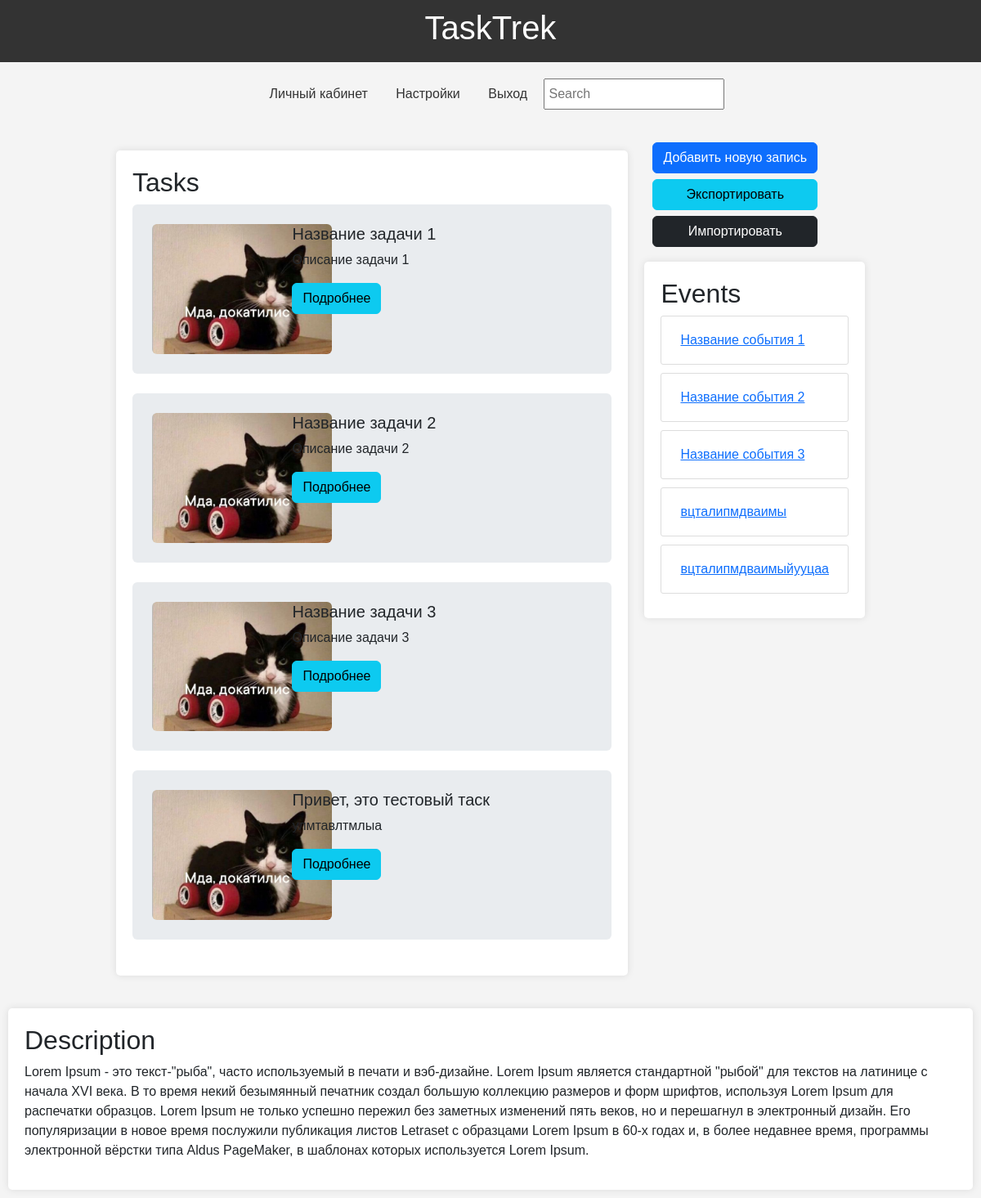
Page / (signed in) on the earlier database version.
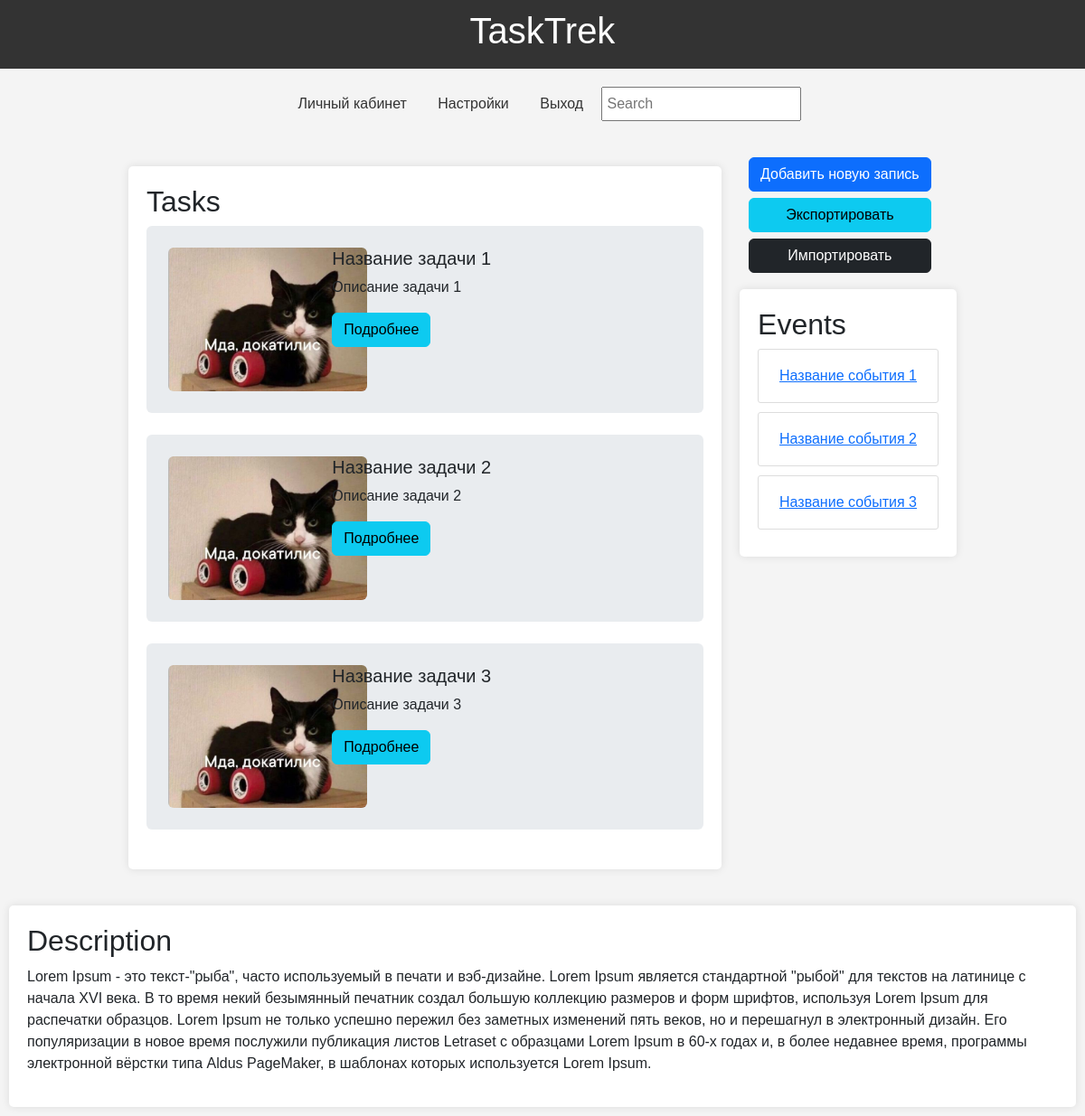
Same page on the later database version.
### app.py (models this page shows)
class Task(db.Model):
    __tablename__ = 'tasks'
    task_id = db.Column(db.Integer, primary_key=True, autoincrement=True)
    user_id = db.Column(db.Integer, db.ForeignKey('users.user_id'), nullable=False)
    title = db.Column(db.String(255), nullable=False)
    description = db.Column(db.Text)
    due_date = db.Column(db.Date)
    priority = db.Column(db.Integer, default=1)
    status = db.Column(db.String(50))
    __table_args__ = (
        db.CheckConstraint('priority >= 1 AND priority <= 10', name='check_priority_range'),
    )

class Event(db.Model):
    __tablename__ = 'events'
    event_id = db.Column(db.Integer, primary_key=True, autoincrement=True)
    user_id = db.Column(db.Integer, db.ForeignKey('users.user_id'), nullable=False)
    title = db.Column(db.String(255), nullable=False)
    description = db.Column(db.Text)
    event_date = db.Column(db.DateTime)

### app.py (the view)
@app.route('/', methods=['GET', 'POST'])
@login_required
def index():
    user_id = current_user.user_id
    tasks = Task.query.filter_by(user_id=user_id).all()
    events = Event.query.filter_by(user_id=user_id).all()
    form = ImportForm()
    return render_template('index.html', tasks=tasks, events=events, form=form)

### app.py
class ImportForm(FlaskForm):
    csv_file = FileField('CSV файл', validators=[
        FileRequired(),
        FileAllowed(['csv'], 'Только CSV файлы!')
    ])

### app.py (called while the page is built)
@login_manager.user_loader  # запоминает id user'а для сессии
def load_user(user_id):
    return User.query.get(int(user_id))

### templates/index.html (shortened to what this page needs)
<!DOCTYPE html>
<html lang="ru">
<head>
    <link href="https://cdn.jsdelivr.net/npm/bootstrap@5.3.3/dist/css/bootstrap.min.css" rel="stylesheet">
    <link rel="stylesheet" href="{{ url_for('static', filename='styles.css') }}">
</head>
<body>
    <header>
        <h1>TaskTrek</h1>
    </header>
    <nav>
        <a href="/profile">Личный кабинет</a>
        <a href="/settings">Настройки</a>
        <a href="/logout">Выход</a>
        <input type="search" placeholder="Search" style="padding: 5px;">
    </nav>
    <div class="container">
        <div class="tasks">
            <h2>Tasks</h2>
            {% for task in tasks %}
            <div class="row g-0 bg-body-secondary position-relative rounded">
                <div class="col-md-4 mb-md-0 p-md-4">
                    <img src="{{ url_for('static', filename='images/dokatilis.jpg') }}" class="rounded" style="max-width: 220px;" alt="task_image">
                </div>
                <div class="col-md-6 p-4 ps-md-0">
                    <h5 class="mt-0">{{ task.title }}</h5>
                    <p>{{ task.description }}</p>
                    <button type="button" class="get-info btn btn-info" data-bs-toggle="modal" data-bs-target="#viewRecordModal" data-record-id="{{ task.task_id }}" data-record-type="task">Подробнее</button>
                </div>
            </div>
            <br>
            {% endfor %}
        </div>
        <div class="sidebar">
            <div class="buttons" style="margin-left: 20px;">
                <div class="btn-group-vertical">
                    <button class="btn btn-primary btn-add mb-2 rounded" id="add-record-btn" data-bs-toggle="modal" data-bs-target="#addRecordModal">Добавить новую запись</button>
                    <button class="btn btn-info mb-2 rounded" id="btn-export">Экспортировать</button>
                    <button class="btn btn-dark mb-2 rounded" id="btn-import" data-bs-toggle="modal" data-bs-target="#importModal">Импортировать</button>
                </div>
            </div>
            <div class="events">
                <h2>Events</h2>
                {% for event in events %}
                <div class="event-item"><button type="button" class="btn btn-link get-info" data-bs-toggle="modal" data-bs-target="#viewRecordModal" data-record-id="{{ event.event_id }}" data-record-type="event">{{ event.title }}</button></div>
                {% endfor %}
            </div>
        </div>
    </div>
    <div class="description">
        <h2>Description</h2>
        <p>Lorem Ipsum - это текст-"рыба", часто используемый в печати и вэб-дизайне. Lorem Ipsum является стандартной "рыбой" для текстов на латинице с начала XVI века. В то время некий безымянный печатник создал большую коллекцию размеров и форм шрифтов, используя Lorem Ipsum для распечатки образцов. Lorem Ipsum не только успешно пережил без заметных изменений пять веков, но и перешагнул в электронный дизайн. Его популяризации в новое время послужили публикация листов Letraset с образцами Lorem Ipsum в 60-х годах и, в более недавнее время, программы электронной вёрстки типа Aldus PageMaker, в шаблонах которых используется Lorem Ipsum.</p>
    </div>
</body>
</html>

### static/styles.css (style rules this page uses)
body { font-family: Arial, sans-serif; margin: 0; padding: 0; display: flex; flex-direction: column; align-items: center; background-color: #f4f4f4; }
header, footer { width: 100%; background: #333; color: #fff; padding: 10px 0; text-align: center; }
.container { display: flex; width: 80%; margin: 20px auto; }
.tasks, .events { background: #fff; margin: 10px; padding: 20px; border-radius: 5px; box-shadow: 0 0 10px rgba(0, 0, 0, 0.1); }
.tasks { flex: 2; }
.events { max-width: 320px; }
.description { background: #fff; margin: 10px; padding: 20px; border-radius: 5px; box-shadow: 0 0 10px rgba(0, 0, 0, 0.1); }
.task-item, .event-item { border: 1px solid #ddd; margin-bottom: 10px; padding: 10px; border-radius: 3px; }
nav { margin: 20px 0; text-align: center; }
nav a { margin: 0 15px; color: #333; text-decoration: none; }

Differences in the rows shown:
no longer on this page (row edited): Task: title "Привет, это тестовый таск", description "улмтавлтмлыа"
no longer on this page (row edited): Event: title "вцталипмдваимы"
removed Event: title "вцталипмдваимыйууцаа"
